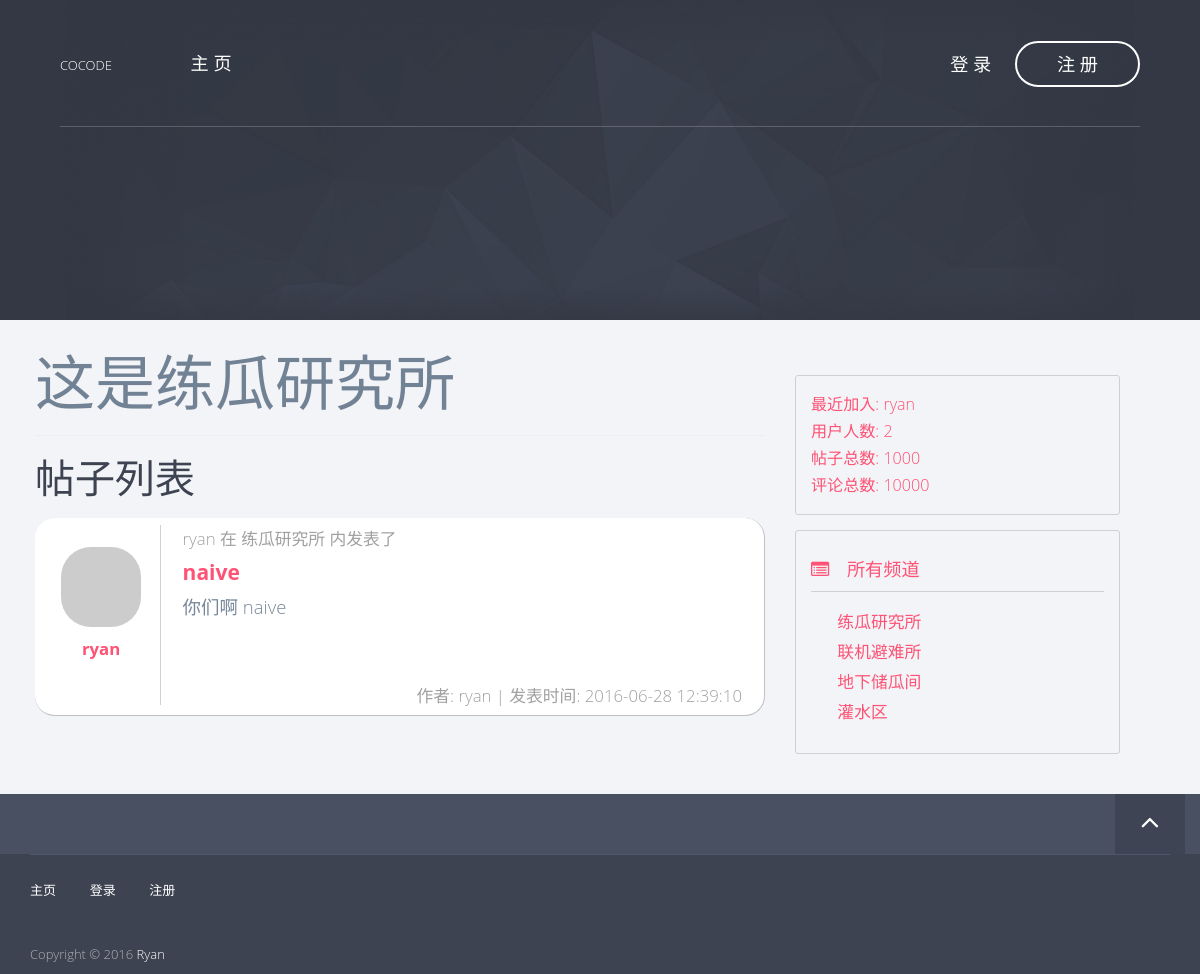
The app's page /channel/1, older data.
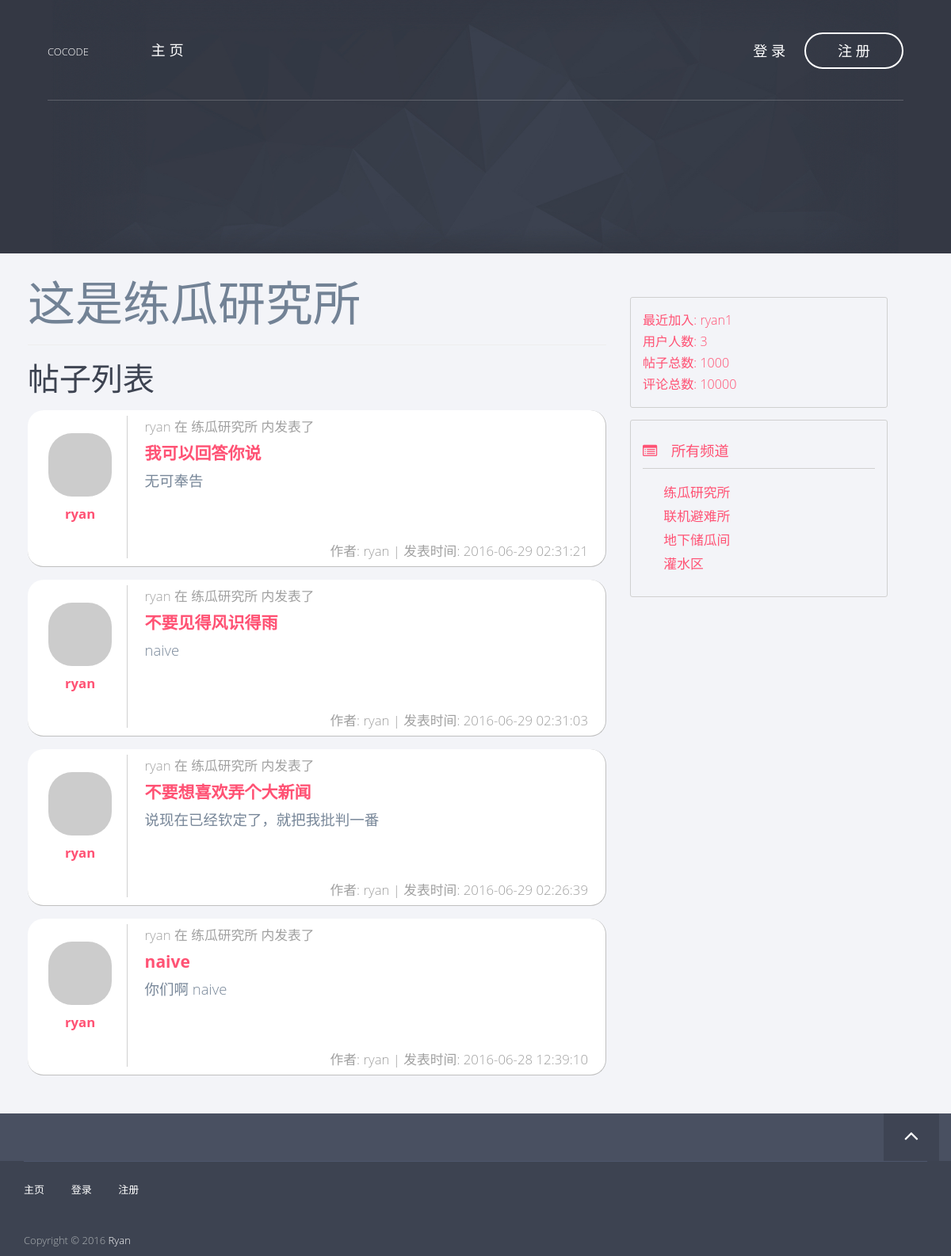
The same page, newer data.
### app/models/channel.py (models this page shows, shortened)
class Channel(db.Model, Model):
    __tablename__ = 'channels'
    id = db.Column(db.Integer, primary_key=True)
    name = db.Column(db.String(), default=ChannelPermission.NORMAL[0])
    permission = db.Column(db.Integer)
    created_time = db.Column(db.DateTime(timezone=True),
                             default=sql.func.now())
    posts = db.relationship('Post', backref='channel')
    def is_admin(self):
        return self.permission == ChannelPermission.ADMIN[0]

### app/models/post.py (models this page shows, shortened)
class Post(db.Model, Model):
    __tablename__ = 'posts'
    id = db.Column(db.Integer, primary_key=True)
    title = db.Column(db.String())
    content = db.Column(db.String())
    created_time = db.Column(db.DateTime(timezone=True),
                             default=sql.func.now())
    channel_id = db.Column(db.Integer, db.ForeignKey('channels.id'))
    user_id = db.Column(db.Integer, db.ForeignKey('users.id'))
    comments = db.relationship('Comment', backref='post')
    def display_item(self):
        name = 'post'
        title = self.title
        content_len = 80
        if self.content.__len__() > content_len:
            content = self.content[:content_len] + '...'
        else:
            content = self.content
        return (name, title, content)

### app/models/user.py (models this page shows, shortened)
class User(db.Model, Model):
    __tablename__ = 'users'
    id = db.Column(db.Integer, primary_key=True)
    username = db.Column(db.String(), unique=True)
    password_hash = db.Column(db.String())
    email = db.Column(db.String(), unique=True)
    avatar_hash = db.Column(db.String())
    created_time = db.Column(db.DateTime(timezone=True),
                             default=sql.func.now())
    role_id = db.Column(db.Integer, db.ForeignKey('roles.id'))
    posts = db.relationship('Post', backref='author')
    comments = db.relationship('Comment', backref='author')
    @property
    def password(self):
        raise AttributeError('password is not readable')
    def gravatar(self, size=100, default='identicon', rating='g'):
        from flask import request
        gravatar_url = 'secure.gravatar.com/avatar'
        if request.is_secure:
            url = 'https://' + gravatar_url
        else:
            url = 'http://' + gravatar_url
        hash = self.avatar_hash or md5(self.email.encode('utf-8')).hexdigest()
        return '{url}/{hash}?s={size}&d={default}&r={rating}'.format(url=url,
                                                                     hash=hash,
                                                                     size=size,
                                                                     default=default,
                                                                     rating=rating)

### app/views.py (the view)
@app.route('/channel/<int:id>')
def channel_view(id):
    channel = Channel.query.get(id)
    posts = channel.posts
    posts.sort(key=lambda p: p.created_time, reverse=True)
    return render_template('channel.html',
                           channel=channel,
                           posts=posts)

### app/__init__.py (called while the page is built)
@app.context_processor
def current_user_processor():
    return dict(current_user=current_user())

@app.context_processor
def channel_processor():
    channels = Channel.query.all()
    permissions = [
        ChannelPermission.NORMAL,
        ChannelPermission.ADMIN,
    ]
    dic = {
        'channels': channels,
        'permissions': permissions,
    }
    return dict(**dic)

@app.context_processor
def user_processor():
    user_count = User.query.count()
    new_user = User.query.order_by(User.created_time.desc()).first()
    return dict(new_user=new_user,
                user_count=user_count)

### app/models/user.py (called while the page is built)
def current_user():
    id = session.get('user_key', None)
    user = None
    if id is not None:
        user = User.query.get(id)
    return user

### app/templates/channel.html (shortened to what this page needs)
{% extends 'base8-4.html' %}
{% block page_content %}
    <h1>这是{{ channel.name }}</h1>
    <hr>
    <h2>帖子列表</h2>
    {% include "_posts.html" %}
{% endblock %}

### app/templates/base8-4.html (shortened to what this page needs)
{% extends "base.html" %}
{% block content %}
    <div class="container">
    <div class="row">
        <div class="col-md-8 page-content">
            {% block page_content %}{% endblock %}
        </div>
        <div class="col-md-4 side-bar">
            <div class="row">
                {% include "_bbs_info.html" %}
                {% include "_channels.html" %}
            </div>
        </div>
        </div>
    </div>
{% endblock %}

### app/templates/base.html (shortened to what this page needs)
<!doctype html>
 <html class="no-js" lang="">
{% block head %}
<head>
<link rel="stylesheet" href="../static/css/normalize.min.css">
<link rel="stylesheet" href="../static/css/bootstrap.min.css">
<link rel="stylesheet" href="../static/css/jquery.fancybox.css">
<link rel="stylesheet" href="../static/css/flexslider.css">
<link rel="stylesheet" href="../static/css/styles.css">
<link rel="stylesheet" href="../static/css/queries.css">
<link rel="stylesheet" href="../static/css/etline-font.css">
<link rel="stylesheet" href="../static/bower_components/animate.css/animate.min.css">
<link rel="stylesheet" href="../static/css/font-awesome.min.css">
</head>
{% endblock %}
<body id="top">
    {% block navbar %}
        <section class="hero">
            <section class="navigation">
                <header>
                    <div class="header-content">
                        <div class="logo"><a href="/">COCODE</a></div>
                        <div class="header-nav">
                            <nav>
                                <ul class="primary-nav">
                                    <li><a href="/">主&nbsp;页</a></li>
                                </ul>
                                <ul class="member-actions">
                                    {% if current_user is none %}
                                    <li><a href="/login" class="login">登&nbsp;录</a></li>
                                    <li><a href="/register" class="btn-white btn-small">注&nbsp;册</a></li>
                                    {% else %}
                                    <li><a href="#"><i class="fa fa-envelope hero-nav"></i></a></li>
                                    <li><a href="/profile/{{ current_user.username }}" class="hero-nav">{{ current_user.username }} &nbsp;</a></li>
                                    <li><a href="/logout" class="btn-white btn-small">注销用户</a></li>
                                    {% endif %}
                                </ul>
                            </nav>
                        </div>
                    </div>
                </header>
            </section>
        </section>
    {% endblock %}
    <section class="content">
        {% block content%}
        {% endblock %}
    </section>
    <section class="to-top">
        <div class="container">
            <div class="row">
                <div class="to-top-wrap">
                    {% block to_top %}
                    <a href="#top" class="top"><i class="fa fa-angle-up"></i></a>
                    {% endblock %}
                </div>
            </div>
        </div>
    </section>
    <footer>
        <div class="container">
            <div class="row">
                <div class="col-md-12">
                    <div class="footer-links">
                        <ul class="footer-group">
                            <li><a href="/">主页</a></li>
                            <li><a href="/login">登录</a></li>
                            <li><a href="/register">注册</a></li>
                        </ul>
                        <p>Copyright © 2016 <a href="/">Ryan</a><br></p>
                    </div>
                </div>
            </div>
        </div>
    </footer>
</body>
</html>

### app/templates/_posts.html (shortened to what this page needs)
<div class="items-container">
    {% for post in posts %}
        <div class="item-container col-md-12">
            {% set post_author = post.author %}
            {% set post_channel = post.channel.name %}
            {% set item = post.display_item() %}
            {% set post_title = item[1] %}
            {% set post_content = item[2] %}
            <div class="col-md-2 item-left">
                <div class="item-portrait">
                    <img class="img-rounded center-block round" src="{{ post_author.gravatar(size=60) }}" />
                </div>
                <div class="item-author">
                    <a href="/profile/{{ post_author.username }}">{{ post_author.username }}</a>
                </div>
            </div>
            <div class="col-md-10 item-right">
                <div class="item-header">
                    {{ post_author.username }} 在 {{ post_channel }} 内发表了
                </div>
                    <div class="item-title">
                        <a href="/post/{{ post.id }}">{{ post_title }}</a>
                    </div>
                    <div class="item-content">
                        {{ post_content }}
                    </div>
                <div class="item-footer">
                    作者: {{ post_author.username }} | 发表时间: {{ post.created_time }}
                </div>
            </div>
        </div>
    {% endfor %}
</div>

### app/templates/_bbs_info.html
<div class="col-md-10 forum-info">
    <div class="forum-info-item">最近加入: <a href="/profile/{{ new_user.username }}">{{ new_user.username }}</a></div>
    <div class="forum-info-item">用户人数: {{ user_count }}</div>
    <div class="forum-info-item">帖子总数: 1000 </div>
    <div class="forum-info-item">评论总数: 10000 </div>
</div>

### app/templates/_channels.html (shortened to what this page needs)
<div class="col-md-10 channel-list">
    <div class="channel-list-caption">
        <i class="fa fa-list-alt"></i> 所有频道
    </div>
    <div class="channel-list-items">
        {% for c in channels %}
        {% if not c.is_admin() %}
            <div class="channel-list-item">
                <a href="/channel/{{ c.id }}">{{ c.name }}</a>
            </div>
        {% endif %}
        {% endfor %}
    </div>
</div>

### app/static/css/queries.css (style rules this page uses)
@media screen and (max-width:1200px) { header { width: 90%; margin: 0 auto; } }

Row changes from the older to the newer data that the page shows:
added Post: {{ post_author.username }} "ryan", {{ post_channel }} "练瓜研究所", title "我可以回答你说", content "无可奉告", created_time "2016-06-29 02:31:21"
added Post: {{ post_author.username }} "ryan", {{ post_channel }} "练瓜研究所", title "不要见得风识得雨", content "naive", created_time "2016-06-29 02:31:03"
added Post: {{ post_author.username }} "ryan", {{ post_channel }} "练瓜研究所", title "不要想喜欢弄个大新闻", content "说现在已经钦定了，就把我批判一番", created_time "2016-06-29 02:26:39"
added User: username "ryan1"
Text that changed along with them:
{{ user_count }}: "2" → "3"
{{ new_user.username }}: "ryan" → "ryan1"
